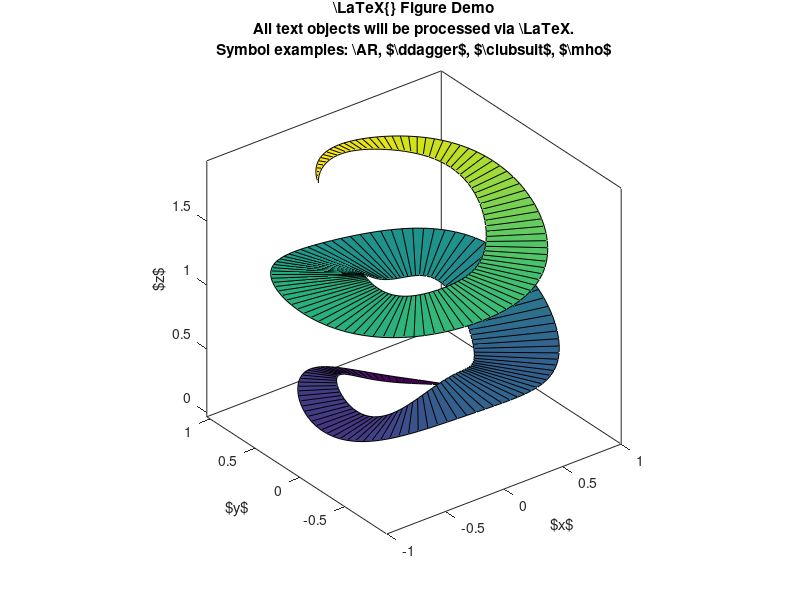

Reproduce this figure in MATLAB. (Note: this script raises an error after producing the figure.)
clear
clc

%create an interesting randomized corkscrew surface:
R1 = 0.35; R2 = 1; N=200; NN=2.33;
theta0 = rand*2*pi;
theta = linspace(theta0,theta0+NN*2*pi,N);
x1 = ((R1+R2)/2-(R2-R1)/2*sin((theta(:)-theta0)/2/NN)).*cos(theta(:));
y1 = ((R1+R2)/2-(R2-R1)/2*sin((theta(:)-theta0)/2/NN)).*sin(theta(:));
x2 = ((R1+R2)/2+(R2-R1)/2*sin((theta(:)-theta0)/2/NN)).*cos(theta(:));
y2 = ((R1+R2)/2+(R2-R1)/2*sin((theta(:)-theta0)/2/NN)).*sin(theta(:));
z = linspace(0,2,N)';
% z = zeros(size(theta(:)));
for i=1:7
    z = z+(rand-.5)/10*sin(i*theta(:)/NN)+(rand-.5)/10*cos(i*theta(:)/NN);
end

figure(1)

% Set the default interpreter to 'none' to avoid warnings from matlab's TeX
% interpreter 
set(1,'DefaultTextInterpreter','none');

set(1,'position',[100 100 560 420])
clf
h = surf([x1 x2],[y1 y2],[z z],[z z]);
xlabel('$x$')
ylabel('$y$')
zlabel('$z$')
title({'\LaTeX{} Figure Demo','All text objects will be processed via \LaTeX.','Symbol examples: \AR, $\ddagger$, $\clubsuit$, $\mho$'})

axis equal
box on
grid off
alpha(.8)
camlight %('headlight')
material shiny
shading interp
view(3)

% latex_fig( 1, 'outfile','-pdf','-png','-jpg','-tiff', ...
latex_fig( 1, 'outfile','-jpg', ...
           '-nocrop',...
           '-transparent',...
           '-rasterize', h, ...
           '-r150', ...
           '-latexpackages', {'\usepackage{amssymb}','\usepackage{ar}'}, ...
           '-crop', [.17 .05 .63 1.0] )
